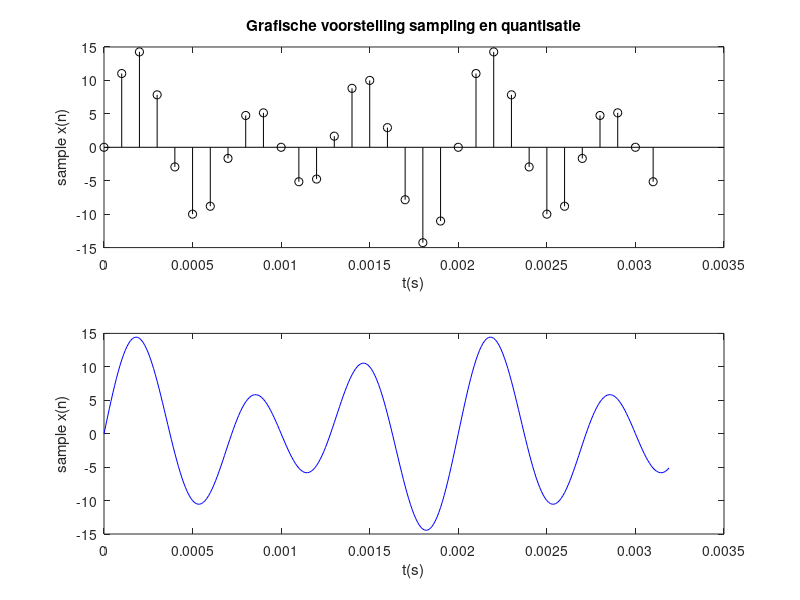
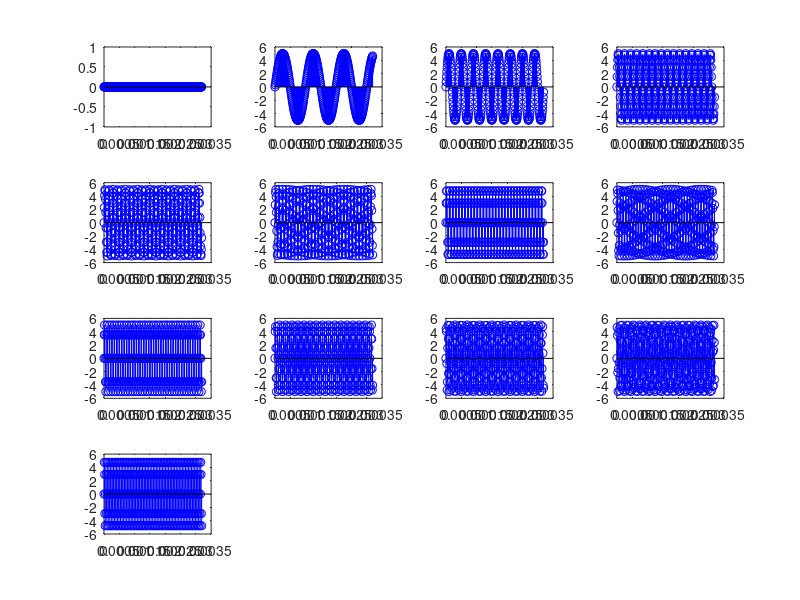

Write the MATLAB code that produced these figures, in order.
%Definieren van de variabelen%
a=5;
b=10;
p=1000;
q=1500;
r=10000;
n=32;
fs=r;
Ts = 1/fs;
t = (0:(n-1))*Ts;

%Grafische voorstelling van de continue en gesampelde golven%
figure
x = a * sin(2*pi*p*t)+b*sin(2*pi*q*t);
subplot(2,1,1);
stem(t,x,'k');
title('Grafische voorstelling sampling en quantisatie');
xlabel('t(s)'), ylabel('sample x(n)')

t10 = (0: (n*10-1))*(Ts/10);
x10 = a * sin(2*pi*p*t10)+b*sin(2*pi*q*t10);

subplot(2,1,2);
plot(t10,x10,'b');
xlabel('t(s)'), ylabel('sample x(n)')

%Tijdelijk%
F= [0 1/10 1/4 1/2 3/4 9/10 1 11/10 5/4 3/2 7/4 19/10 2];

figure
for idx = 1:numel(F)
    x = a * sin(2*pi*F(idx)*fs*t10);
    subplot(4,4,idx);
    xlabel('t(s)'), ylabel('sample x(n)')
    stem(t10,x,'b');
end
set(gcf, 'Position', [100, 100, 1500, 1500])
